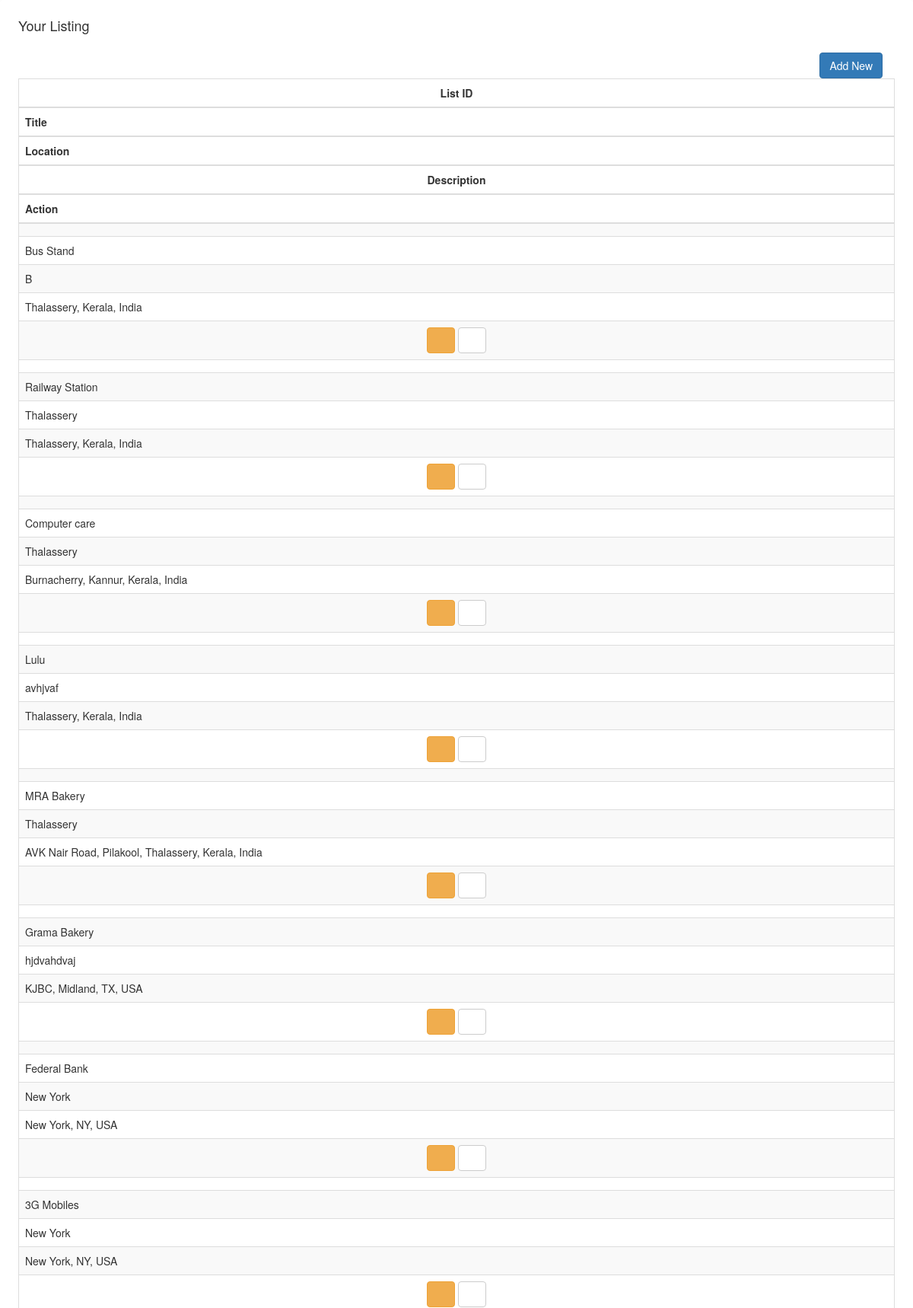
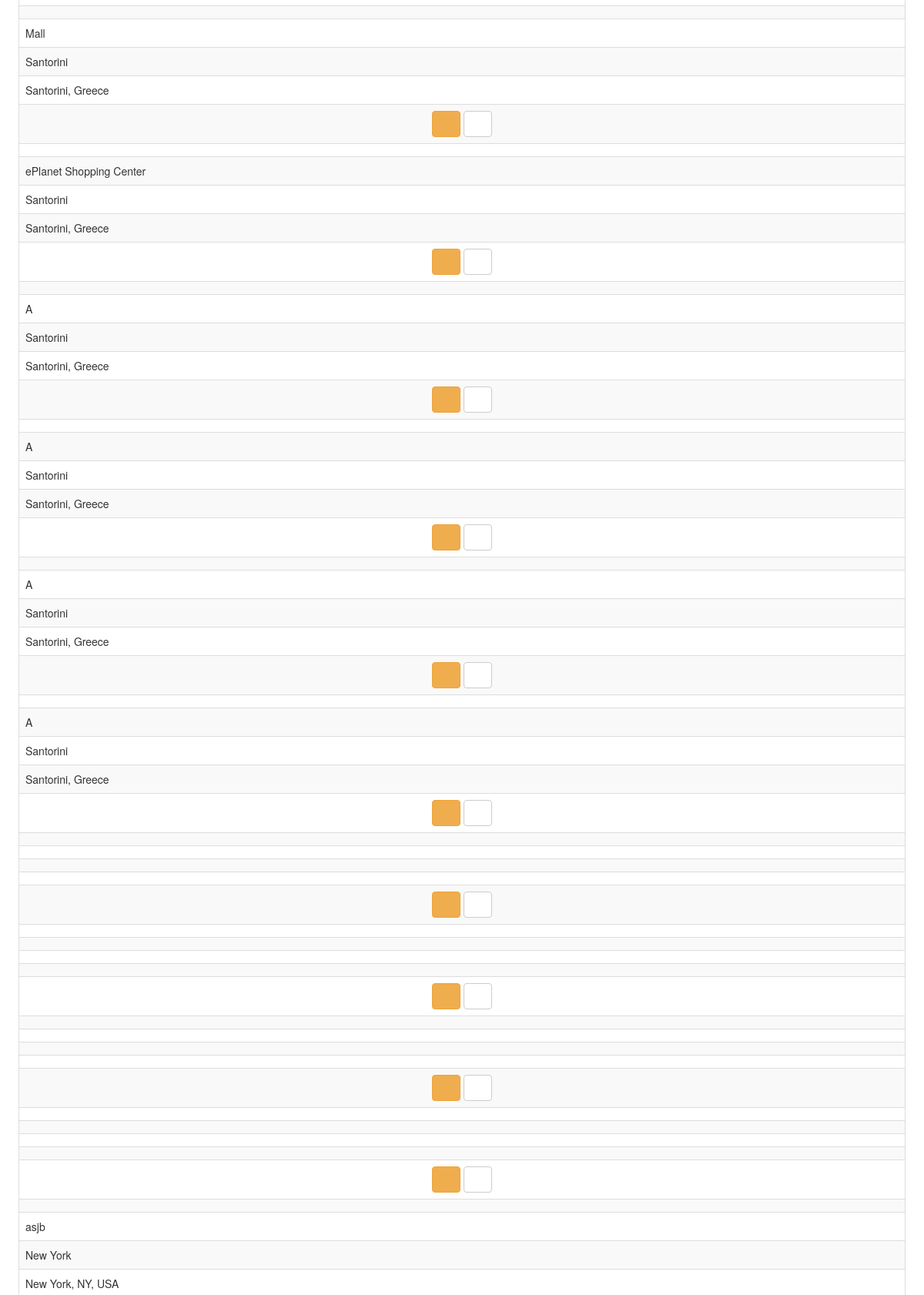
/dist/list_grid.php (upper part), run on the app's committed database (2 pictures, top to bottom).
### tables this page shows
CREATE TABLE IF NOT EXISTS `list` (
  `id` int(9) NOT NULL AUTO_INCREMENT,
  `list_title` varchar(255) DEFAULT NULL,
  `list_description` varchar(400) DEFAULT NULL,
  `list_location` varchar(900) DEFAULT NULL,
  `list_tagline` varchar(260) DEFAULT NULL,
  `list_number` bigint(20) DEFAULT NULL,
  `cname` varchar(200) DEFAULT NULL,
  `approve` varchar(20) NOT NULL DEFAULT 'pending',
  `userid` int(11) DEFAULT NULL,
  `user` int(11) DEFAULT NULL,
  PRIMARY KEY (`id`),
  UNIQUE KEY `id` (`id`)
);

### dist/list_grid.php (the view, shortened to what this page needs)
<!DOCTYPE html>
<html class="app-ui">
    <head>
        <link rel="stylesheet" id="css-font-awesome" href="assets/css/font-awesome.css" />
        <link rel="stylesheet" id="css-ionicons" href="assets/css/ionicons.css" />
        <link rel="stylesheet" id="css-bootstrap" href="assets/css/bootstrap.css" />
        <link rel="stylesheet" id="css-app" href="assets/css/app.css" />
        <link rel="stylesheet" id="css-app-custom" href="assets/css/app-custom.css" />
    </head>
    <body>
        <div class="app-layout-canvas">
                            <div class="card">
                            <div class="card-header">
                                <h4>Your Listing</h4>
                            </div>
                            <span style="float: right; padding-right: 40px;"><a href="#addnew" data-toggle="modal" class="btn btn-primary">Add New</a></span>
                            <div class="card-block">
                                <table class="table table-bordered table-striped table-vcenter js-dataTable-full">
                                    <thead>
                                        <tr>
                                            <th class="text-center">List ID</th></tr>
                                            <tr><th>Title</th></tr>
                                            <tr><th class="hidden-xs" style="width: 20%;">Location</th></tr>
                                            <tr><th class="text-center" style="width: 20%;">Description</th></tr>
                                            <tr><th>Action</th>
                                        </tr>
                                    </thead>
                                    <tbody>
			<?php
				$conn = mysqli_connect('localhost', 'root', '', 'sms');
				$query=mysqli_query($conn,"select * from `list`");
				while($row=mysqli_fetch_array($query)){
                    ?>
					<tr>
                        <td><?php echo $row['list_id']; ?></td></tr>
                        <tr><td><?php echo $row['list_title']; ?></td></tr>
						<tr><td><?php echo $row['list_description']; ?></td></tr>
						<tr><td><?php echo $row['list_location']; ?></td></tr>
						<tr><td>
							<center><a href="#edit<?php echo $row['list_id']; ?>" data-toggle="modal" class="btn btn-warning"><i class="ion-edit"></i></a>
							<a href="#del<?php echo $row['list_id']; ?>" data-toggle="modal" class="btn btn-default"><i class="ion-close"></i></a></center>
						</td>
                    </tr>
					<?php
				}
			?>
			</tbody>
		</table>
	</div>
</div>
            </div>
    </body>
</html>

### data on the page
list: list_title "Bus Stand", list_description "B", list_location "Thalassery, Kerala, India"
list: list_title "Railway Station", list_description "Thalassery", list_location "Thalassery, Kerala, India"
list: list_title "Computer care", list_description "Thalassery", list_location "Burnacherry, Kannur, Kerala, India"
list: list_title "Lulu", list_description "avhjvaf", list_location "Thalassery, Kerala, India"
list: list_title "MRA Bakery", list_description "Thalassery", list_location "AVK Nair Road, Pilakool, Thalassery, Kerala, India"
list: list_title "Grama Bakery", list_description "hjdvahdvaj", list_location "KJBC, Midland, TX, USA"
list: list_title "Federal Bank", list_description "New York", list_location "New York, NY, USA"
list: list_title "3G Mobiles", list_description "New York", list_location "New York, NY, USA"
list: list_title "Mall", list_description "Santorini", list_location "Santorini, Greece"
list: list_title "ePlanet Shopping Center", list_description "Santorini", list_location "Santorini, Greece"
list: list_title "A", list_description "Santorini", list_location "Santorini, Greece"
list: list_title "A", list_description "Santorini", list_location "Santorini, Greece"
list: list_title "A", list_description "Santorini", list_location "Santorini, Greece"
list: list_title "A", list_description "Santorini", list_location "Santorini, Greece"
list: list_title "asjb", list_description "New York", list_location "New York, NY, USA"
